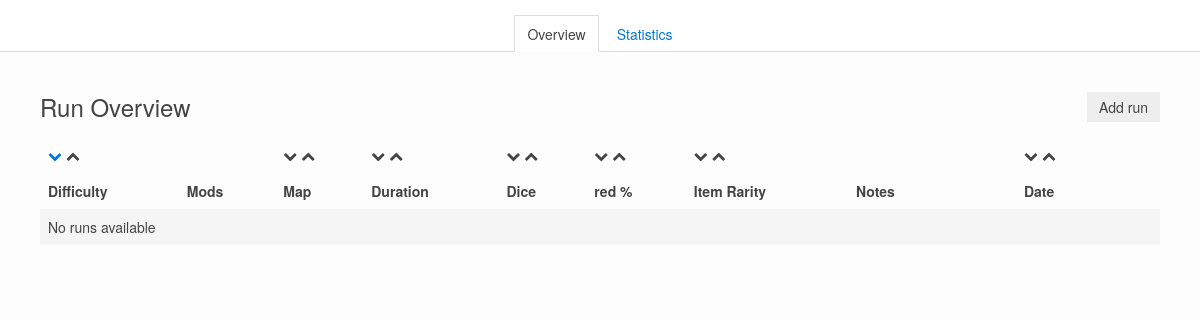
The page /index.php?order=dif_level&direction=desc on the database as committed earlier.
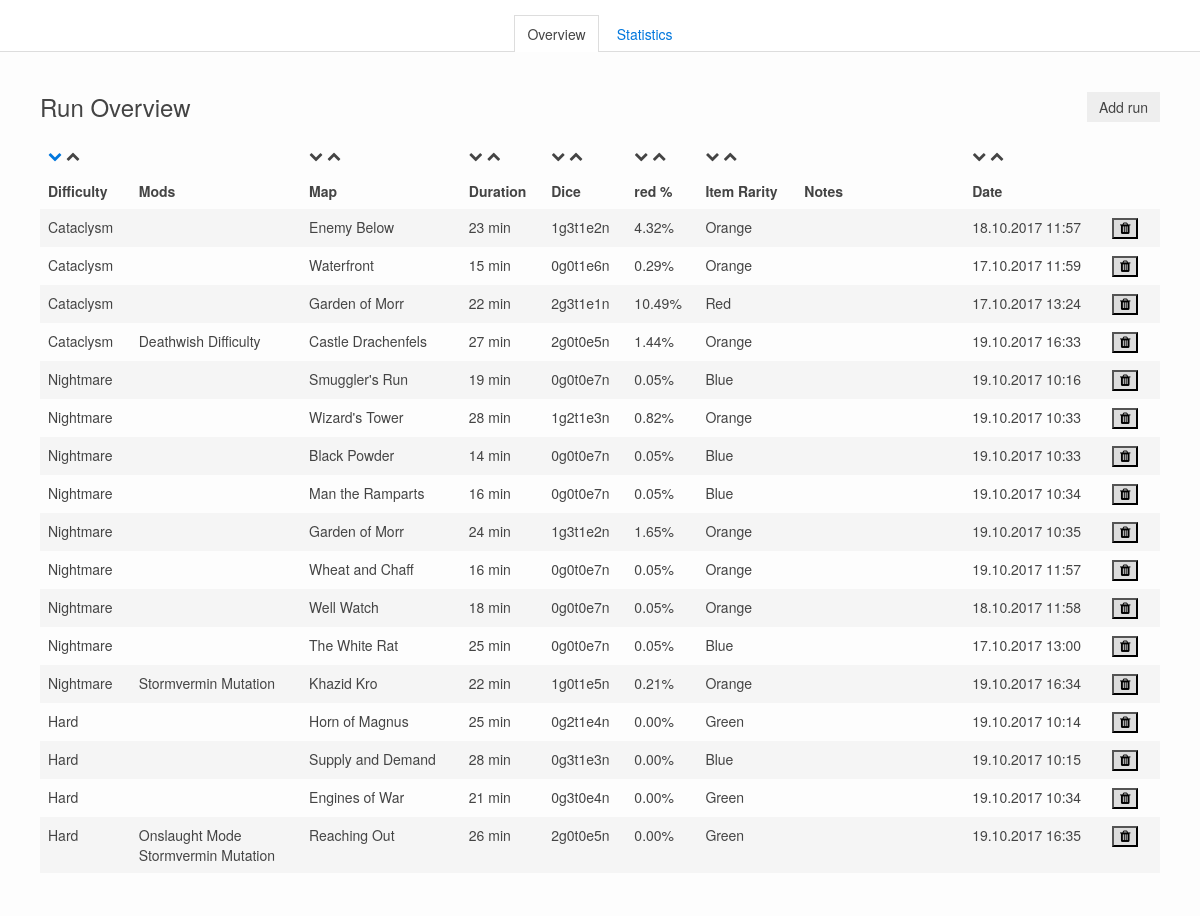
The same page on the database as committed later.
### tables this page shows
CREATE TABLE `tbl_run` (
  `id_run` int(11) NOT NULL,
  `run_map_id` int(11) NOT NULL,
  `run_difficulty_id` int(11) NOT NULL,
  `run_probability_id` int(11) NOT NULL,
  `run_rarity_id` int(11) NOT NULL,
  `run_duration` int(11) DEFAULT NULL,
  `run_probability_red` double(4,2) NOT NULL DEFAULT '0.00',
  `run_notes` text,
  `run_createDtTi` datetime NOT NULL DEFAULT CURRENT_TIMESTAMP
);

CREATE TABLE `tbl_run_mod` (
  `id_run_mod` int(11) NOT NULL,
  `rm_run_id` int(11) NOT NULL,
  `rm_mod_id` int(11) NOT NULL
);

CREATE TABLE `tbl_mod` (
  `id_mod` int(11) NOT NULL,
  `mod_name` varchar(50) NOT NULL,
  `mod_description` varchar(200) NOT NULL,
  `mod_extra_grimoire_dice` int(11) NOT NULL
);

### incl_config.php (called while the page is built, shortened)
<?php
$navigation = array("tracker" => "Overview", "statistics" => "Statistics");

### tracker.php (the view, shortened to what this page needs)
<?php
$task = get_request("task");
$allowed_order = array("dif_level", "map_name", "run_duration", "pro_dice_string", "run_probabilty_red", "rar_level", "run_createDtTi", "asc", "desc");
$order = in_array(get_request("order"), $allowed_order) ? get_request("order") : DEFAULT_ORDER;
$direction = in_array(get_request("direction"), $allowed_order) ? get_request("direction") : DEFAULT_DIRECTION;
if (!empty($result_text)) {
	$content = '<div class="uk-width-1-1 uk-margin-bottom">
		<div class="uk-alert" data-uk-alert>
			<a href="" class="uk-alert-close uk-close"></a>
            <p>' . $result_text . '</p>
		</div>
	</div>';
} else {
	$content = '';
}
if (isset($task) && $task == "add") {
    $dlcs = select("SELECT * FROM tbl_dlc WHERE (SELECT count(id_map) FROM tbl_map WHERE map_dlc_id = id_dlc) > 0");
    $dlc_dropdown = '<select id="dlc_dropdown" class="uk-select uk-width-1-1" name="dlc">';
    foreach ($dlcs as $dlc) {
        $dlc_dropdown .= '<option value="' . $dlc['id_dlc'] . '">' . $dlc['dlc_name'] . '</option>';
    }
    $dlc_dropdown .= '</select>';
    $difficulties = select("SELECT * FROM tbl_difficulty");
    $difficulty_dropdown = '<select id="dif_dropdown" class="uk-select uk-width-1-1" name="run[difficulty_id]">';
    foreach ($difficulties as $difficulty) {
        $difficulty_dropdown .= '<option value="' . $difficulty['id_difficulty'] . '" ' . ($difficulty['dif_name'] == DEFAULT_DIFFICULTY ? 'selected' : '') . '>' . $difficulty['dif_name'] . '</option>';
    }
    $difficulty_dropdown .= '</select>';
    $rarities = select("SELECT * FROM tbl_rarity");
    $rarity_dropdown = '<select class="uk-select uk-width-1-1" name="run[rarity_id]">';
    foreach ($rarities as $rarity) {
        $rarity_dropdown .= '<option value="' . $rarity['id_rarity'] . '" ' . ($rarity['rar_name'] == DEFAULT_RARITY ? 'selected' : '') . '>' . $rarity['rar_color'] . '</option>';
    }
    $rarity_dropdown .= '</select>';
    $mods = select("SELECT * FROM tbl_mod");
    $mods_checkboxes = '<div class="uk-grid uk-grid-medium uk-grid-width-1-1" data-uk-grid-margin>';
    foreach ($mods as $mod) {
        $mods_checkboxes .= '<div class="uk-width-1-3">';
        $mods_checkboxes .= '<input id="mod_' . $mod['mod_name'] . '" type="checkbox" name="mod[' . $mod['id_mod'] . ']" value="' . $mod['mod_extra_grimoire_dice'] . '">';
        $mods_checkboxes .= '<label for="mod_' . $mod['mod_name'] . '"> ' . $mod['mod_description'] . '</label>';
        $mods_checkboxes .= '</div>';
    }
    $mods_checkboxes .= '</div>';
	$content .= '<div class="uk-width-1-1">
        <div class="header">
            <h2>Add a run</h2>
        </div>
        <div class="body">
            <form class="uk-form uk-form-stacked" action="index.php" method="post">
                <div class="uk-grid uk-grid-medium" data-uk-grid-margin>
                    <div class="uk-width-1-2">
                        <label>DLC</label>
                        ' . $dlc_dropdown . '
                    </div>
                    <div class="uk-width-1-2">
                        <label>Map</label>
                        <select id="map_dropdown" class="uk-select uk-width-1-1" name="run[map_id]">
                        </select>
                    </div>
                    <div class="uk-width-1-3">
                        <label>Difficulty</label>
                        ' . $difficulty_dropdown . '
                    </div>
                    <div class="uk-width-1-3">
                        <label>Item Rarity</label>
                        ' . $rarity_dropdown . '
                    </div>
                    <div class="uk-width-1-3">
                        <label>Duration (min)</label>
                        <input class="uk-input uk-width-1-1" type="number" name="run[duration]">
                    </div>
                    <div class="uk-width-1-3">
                        <label>Grimoires</label>
                        <select id="grimoires_dropdown" class="uk-select uk-width-1-1" name="pro[grimoire_dice]">
                        </select>
                    </div>
                    <div class="uk-width-1-3">
                        <label>Tomes</label>
                        <select id="tomes_dropdown" class="uk-select uk-width-1-1" name="pro[tome_dice]">
                        </select>
                    </div>
                    <div class="uk-width-1-3">
                        <label>Extra Dice</label>
                        <select class="uk-select uk-width-1-1" name="pro[extra_dice]">
                            <option>0</option>
                            <option>1</option>
                            <option>2</option>
                        </select>
                    </div>
                    <div class="uk-width-1-1">
                        <label>Mods</label>
                        ' . $mods_checkboxes . '
                    </div>
                    <div class="uk-width-1-2">
                        <label>Notes</label>
                        <textarea class="uk-width-1-1" name="run[notes]"></textarea>
                    </div>
                    <div class="uk-width-1-1">
                        <input type="hidden" name="task" value="add">
                        <input class="uk-button" type="submit" name="submit" value="Add">
                    </div>
                </div>
            </form>
        </div>
	</div>';
} else {
	$query = "SELECT * FROM vw_run ORDER BY " . $order . " " . $direction;
	$select = $pdo->prepare($query);
	$select->execute();
	$runs = $select->fetchAll(PDO::FETCH_ASSOC);
	if (!empty($runs)) {
		foreach ($runs as &$run) {
			$query = "SELECT * FROM tbl_run_mod as rm, tbl_mod as `mod` WHERE rm.rm_mod_id = `mod`.id_mod AND rm.rm_run_id = :rm_run_id";
			$select = $pdo->prepare($query);
			$select->execute(array("rm_run_id" => $run['id_run']));
			$run['mods'] = $select->fetchAll(PDO::FETCH_ASSOC);
			$run['rendered_mods'] = '';
			if (!empty($run['mods'])) {
				foreach ($run['mods'] as $mod) {
					$run['rendered_mods'] .= $mod['mod_description'] . '<br>';
				}
			}
		}
	}
	$content .= '<div class="uk-width-1-1">
        <div class="header">
            <h2 class="uk-float-left">Run Overview</h2>
        </div>
        <div class="body">
            <form class="uk-float-right" action="index.php" method="post">
                <input type="hidden" name="task" value="add">
                <input class="uk-button" type="submit" value="Add run">
            </form>
            <table class="uk-table uk-table-striped">
                <colgroup>
                    <col>
                    <col>
                    <col>
                    <col>
                    <col>
                    <col>
                    <col>
                    <col width="15%">
                    <col>
                    <col width="5%">
                </colgroup>
                <thead>
                    <tr>
                        <th>' . get_sort_buttons("dif_level") . '</th>
                        <th></th>
                        <th>' . get_sort_buttons("map_name") . '</th>
                        <th>' . get_sort_buttons("run_duration") . '</th>
                        <th>' . get_sort_buttons("pro_dice_string") . '</th>
                        <th>' . get_sort_buttons("run_probability_red") . '</th>
                        <th>' . get_sort_buttons("rar_level") . '</th>
                        <th></th>
                        <th>' . get_sort_buttons("run_createDtTi") . '</th>
                        <th></th>
                    </tr>
                    <tr>
                        <th>Difficulty</th>
                        <th>Mods</th>
                        <th>Map</th>
                        <th>Duration</th>
                        <th>Dice</th>
                        <th>red %</th>
                        <th>Item Rarity</th>
                        <th>Notes</th>
                        <th>Date</th>
                        <th></th>
                    </tr>
                </thead>
                <tbody>';
                    if (!empty($runs)) {
                        foreach ($runs as &$run) {
                            $content .= '<tr>
                                <td>' . $run['dif_name'] . '</td>
                                <td>' . $run['rendered_mods'] . '</td>
                                <td>' . $run['map_name'] . '</td>
                                <td>' . $run['run_duration'] . ' min</td>
                                <td>' . $run['pro_dice_string'] . '</td>
                                <td>' . $run['run_probability_red'] . '%</td>
                                <td>' . $run['rar_color'] . '</td>
                                <td>';
                                if (strlen($run['run_notes']) > 60) {
                                    $content .= '<span title="' . $run['run_notes'] . '">' . mb_substr($run['run_notes'], 0, 60) . '...</span>';
                                } else {
                                    $content .= $run['run_notes'];
                                }
                                $content .= '</td>
                                <td>' . date(DATE_FORMAT, strtotime($run['run_createDtTi'])) . '</td>
                                <td>
                                    <form action="index.php" method="post">
                                        <input type="hidden" name="task" value="delete">
                                        <input type="hidden" name="id_run" value="' . $run['id_run'] . '">
                                        <button class="uk-button-secondary" type="submit" title="Delete" onClick="return confirm(\'Delete run?\')"><i class="uk-icon-trash"></i></button>
                                    </form>
                                </td>
                            </tr>';
                        }
                    } else {
                        $content .= '<tr><td colspan="10">No runs available</td></tr>';
                    }
                $content .= '</tbody>
            </table>
        </div>
	</div>';
}
echo $content;

### index.php (shortened to what this page needs)
<?php
require 'incl_config.php';
require 'incl_functions.php';
$page = get_request("page", "tracker");
$result_text = get_request("result_text", "");
?>
<!DOCTYPE html>
<html>
	<head>
		<link rel="stylesheet" href="template/css/styles.css">
		<link rel="stylesheet" href="template/css/uikit.min.css">
	</head>
	<body>
        <div id="navigation" class="uk-margin-top">
            <div class="uk-tab-center">
                <ul class="uk-tab">
                    <?php
                    foreach ($navigation as $navigation_page => $navigation_text) {
                        echo '<li' . ($page == $navigation_page ? ' class="uk-active"' : '') . '><a href="index.php?page='.$navigation_page.'">' . $navigation_text . '</a></li>';
                    }
                    ?>
                </ul>
            </div>
        </div>
		<div id="content">
			<div class="uk-grid uk-animation-fade">
                <?php
                    switch ($page) {
                        default:
                            include 'tracker.php';
                    }
                ?>
			</div>
		</div>
	</body>
</html>

### incl_functions.php (shortened to what this page needs)
<?php
function get_request($key, $default = null) {
	if (isset($_REQUEST[$key])) {
		return $_REQUEST[$key];
	}
	return $default;
}
function get_sort_buttons($new_order) {
    global $order, $direction;
    $content = '<a class="' . ($order == $new_order && $direction == 'desc' ? 'active-link' : 'inactive-link') . '" title="Sort Down" href="index.php?order=' . $new_order . '&direction=desc">
        <i class="uk-icon-chevron-down"></i>
    </a>
    <a class="' . ($order == $new_order && $direction == 'asc' ? 'active-link' : 'inactive-link') . '" title="Sort Up" href="index.php?order=' . $new_order . '&direction=asc">
        <i class="uk-icon-chevron-up"></i>
    </a>';
    return $content;
}

### template/css/styles.css (style rules this page uses)
html { background-color: #f1f4f5; font: 300 14px/18px "Open Sans", sans-serif; }
.active-link { pointer-events: none; text-decoration: none; }
.inactive-link { color: inherit; text-decoration: none; }
#content::before { background-color: rgba(0, 0, 0, 0.06); bottom: 0; content: ""; left: 0; opacity: 0.1; position: absolute; right: 0; top: 0; }
#content { box-sizing: border-box; min-height: 100vh; padding: 40px; position: relative; }
.uk-button-secondary { background-color: #dddddd; }

Rows that differ between the two databases and show on the page:
added tbl_run: dif_name "Cataclysm", map_name "Enemy Below", run_duration "23", pro_dice_string "1g3t1e2n", run_probability_red "4.32", rar_color "Orange", run_createDtTi "18.10.2017 11:57"
added tbl_run: dif_name "Cataclysm", map_name "Waterfront", run_duration "15", pro_dice_string "0g0t1e6n", run_probability_red "0.29", rar_color "Orange", run_createDtTi "17.10.2017 11:59"
added tbl_run: dif_name "Cataclysm", map_name "Garden of Morr", run_duration "22", pro_dice_string "2g3t1e1n", run_probability_red "10.49", rar_color "Red", run_createDtTi "17.10.2017 13:24"
added tbl_run: dif_name "Cataclysm", map_name "Castle Drachenfels", run_duration "27", pro_dice_string "2g0t0e5n", run_probability_red "1.44", rar_color "Orange", run_createDtTi "19.10.2017 16:33"
added tbl_run_mod: rm_mod.mod_description "Deathwish Difficulty"
added tbl_run: dif_name "Nightmare", map_name "Smuggler's Run", run_duration "19", pro_dice_string "0g0t0e7n", run_probability_red "0.05", rar_color "Blue", run_createDtTi "19.10.2017 10:16"
added tbl_run: dif_name "Nightmare", map_name "Wizard's Tower", run_duration "28", pro_dice_string "1g2t1e3n", run_probability_red "0.82", rar_color "Orange", run_createDtTi "19.10.2017 10:33"
added tbl_run: dif_name "Nightmare", map_name "Black Powder", run_duration "14", pro_dice_string "0g0t0e7n", run_probability_red "0.05", rar_color "Blue", run_createDtTi "19.10.2017 10:33"
added tbl_run: dif_name "Nightmare", map_name "Man the Ramparts", run_duration "16", pro_dice_string "0g0t0e7n", run_probability_red "0.05", rar_color "Blue", run_createDtTi "19.10.2017 10:34"
added tbl_run: dif_name "Nightmare", map_name "Garden of Morr", run_duration "24", pro_dice_string "1g3t1e2n", run_probability_red "1.65", rar_color "Orange", run_createDtTi "19.10.2017 10:35"
added tbl_run: dif_name "Nightmare", map_name "Wheat and Chaff", run_duration "16", pro_dice_string "0g0t0e7n", run_probability_red "0.05", rar_color "Orange", run_createDtTi "19.10.2017 11:57"
added tbl_run: dif_name "Nightmare", map_name "Well Watch", run_duration "18", pro_dice_string "0g0t0e7n", run_probability_red "0.05", rar_color "Orange", run_createDtTi "18.10.2017 11:58"
added tbl_run: dif_name "Nightmare", map_name "The White Rat", run_duration "25", pro_dice_string "0g0t0e7n", run_probability_red "0.05", rar_color "Blue", run_createDtTi "17.10.2017 13:00"
added tbl_run: dif_name "Nightmare", map_name "Khazid Kro", run_duration "22", pro_dice_string "1g0t1e5n", run_probability_red "0.21", rar_color "Orange", run_createDtTi "19.10.2017 16:34"
added tbl_run_mod: rm_mod.mod_description "Stormvermin Mutation"
added tbl_run: dif_name "Hard", map_name "Horn of Magnus", run_duration "25", pro_dice_string "0g2t1e4n", run_probability_red "0.00", rar_color "Green", run_createDtTi "19.10.2017 10:14"
added tbl_run: dif_name "Hard", map_name "Supply and Demand", run_duration "28", pro_dice_string "0g3t1e3n", run_probability_red "0.00", rar_color "Blue", run_createDtTi "19.10.2017 10:15"
added tbl_run: dif_name "Hard", map_name "Engines of War", run_duration "21", pro_dice_string "0g3t0e4n", run_probability_red "0.00", rar_color "Green", run_createDtTi "19.10.2017 10:34"
added tbl_run: dif_name "Hard", map_name "Reaching Out", run_duration "26", pro_dice_string "2g0t0e5n", run_probability_red "0.00", rar_color "Green", run_createDtTi "19.10.2017 16:35"
now on this page (row unchanged): tbl_mod: mod_description "Onslaught Mode"
now on this page (row unchanged): tbl_mod: mod_description "Stormvermin Mutation"
Other text that changed with them:
text no longer shown: "No runs available"
